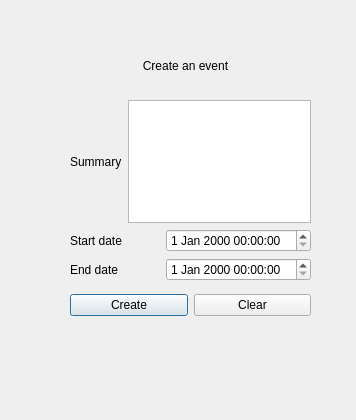
<?xml version="1.0" encoding="UTF-8"?>
<ui version="4.0">
 <class>createEvent</class>
 <widget class="QDialog" name="createEvent">
  <property name="geometry">
   <rect>
    <x>0</x>
    <y>0</y>
    <width>356</width>
    <height>420</height>
   </rect>
  </property>
  <property name="windowTitle">
   <string>createEvent</string>
  </property>
  <widget class="QWidget" name="layoutWidget">
   <property name="geometry">
    <rect>
     <x>70</x>
     <y>100</y>
     <width>241</width>
     <height>181</height>
    </rect>
   </property>
   <layout class="QVBoxLayout" name="verticalLayout">
    <item>
     <layout class="QHBoxLayout" name="horizontalLayout_5">
      <item>
       <widget class="QLabel" name="label_5">
        <property name="styleSheet">
         <string notr="true">font: 12pt &quot;Sans Serif&quot;;</string>
        </property>
        <property name="text">
         <string>Summary</string>
        </property>
       </widget>
      </item>
      <item>
       <widget class="QTextEdit" name="textEdit_summary">
        <property name="styleSheet">
         <string notr="true"/>
        </property>
       </widget>
      </item>
     </layout>
    </item>
    <item>
     <layout class="QHBoxLayout" name="horizontalLayout_2">
      <item>
       <widget class="QLabel" name="label_2">
        <property name="styleSheet">
         <string notr="true">font: 12pt &quot;Sans Serif&quot;;</string>
        </property>
        <property name="text">
         <string>Start date</string>
        </property>
       </widget>
      </item>
      <item>
       <widget class="QDateTimeEdit" name="dateTimeEdit_startDate"/>
      </item>
     </layout>
    </item>
    <item>
     <layout class="QHBoxLayout" name="horizontalLayout_3">
      <item>
       <widget class="QLabel" name="label_3">
        <property name="styleSheet">
         <string notr="true">font: 12pt &quot;Sans Serif&quot;;</string>
        </property>
        <property name="text">
         <string>End date</string>
        </property>
       </widget>
      </item>
      <item>
       <widget class="QDateTimeEdit" name="dateTimeEdit_endDate"/>
      </item>
     </layout>
    </item>
   </layout>
  </widget>
  <widget class="QWidget" name="layoutWidget">
   <property name="geometry">
    <rect>
     <x>70</x>
     <y>280</y>
     <width>241</width>
     <height>51</height>
    </rect>
   </property>
   <layout class="QHBoxLayout" name="horizontalLayout">
    <item>
     <widget class="QPushButton" name="createEvent_2">
      <property name="text">
       <string>Create</string>
      </property>
     </widget>
    </item>
    <item>
     <widget class="QPushButton" name="pushButton_clear">
      <property name="text">
       <string>Clear</string>
      </property>
     </widget>
    </item>
   </layout>
  </widget>
  <widget class="QLabel" name="label">
   <property name="geometry">
    <rect>
     <x>90</x>
     <y>40</y>
     <width>191</width>
     <height>51</height>
    </rect>
   </property>
   <property name="styleSheet">
    <string notr="true">font: 16pt &quot;Sans Serif&quot;;</string>
   </property>
   <property name="text">
    <string>Create an event</string>
   </property>
   <property name="alignment">
    <set>Qt::AlignCenter</set>
   </property>
  </widget>
 </widget>
 <resources/>
 <connections/>
</ui>
